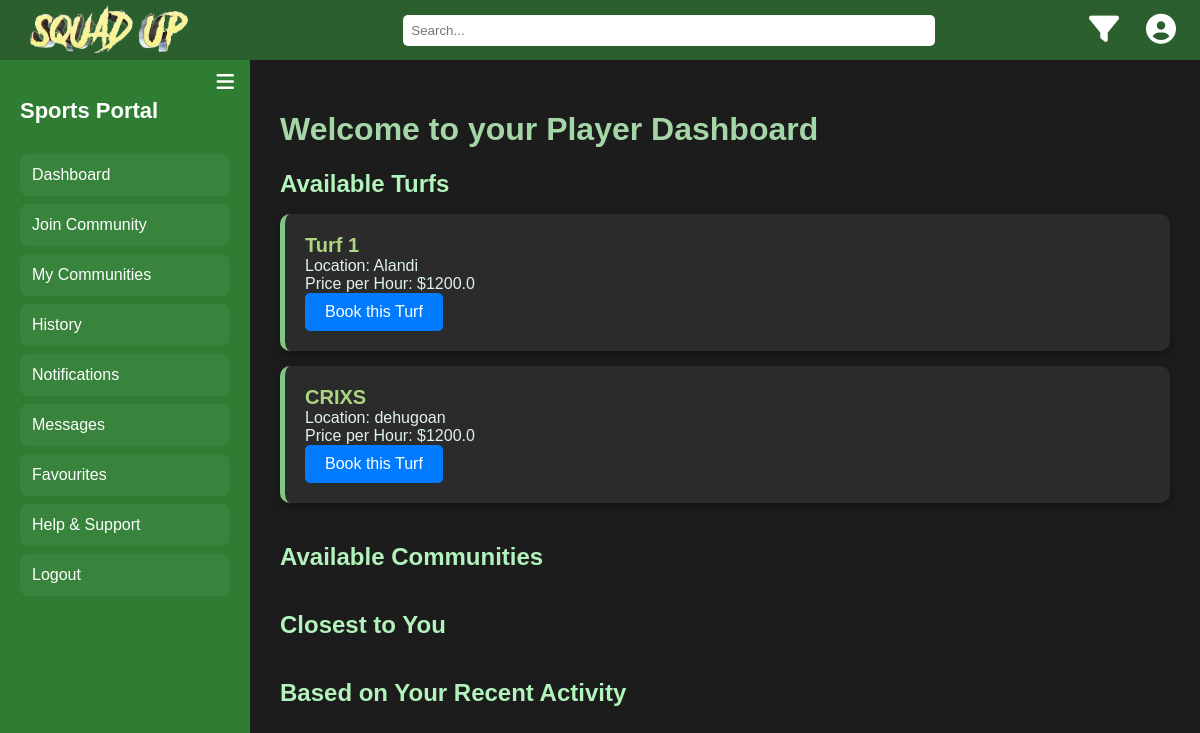
/player-dashboard (signed in), run on the app's committed database.
### models.py (models this page shows)
class Turf(db.Model):
    id = db.Column(db.Integer, primary_key=True)
    name = db.Column(db.String(100), nullable=False)
    location = db.Column(db.String(100), nullable=False)
    price_per_hour = db.Column(db.Float, nullable=False)
    description = db.Column(db.Text, nullable=True)
    owner_id = db.Column(db.Integer, db.ForeignKey('user.id'), nullable=False)
    slots = db.relationship('Slot', back_populates='turf', lazy=True, cascade="all, delete-orphan")

### app.py (the view)
@app.route('/player-dashboard')
def player_dashboard():
    user_id = session.get('user_id')
    if not user_id:
        return redirect(url_for('login'))
    turfs = Turf.query.all()
    my_communities = Community.query.all()
    my_community_ids = [c.id for c in my_communities]
    join_requests = JoinRequest.query.filter(JoinRequest.community_id.in_(my_community_ids)).all()
    return render_template('player_dashboard.html', join_requests=join_requests, turfs=turfs)

### app.py (called while the page is built)
@app.before_request
def page_last_visited():
    excluded_routes = ['login', 'logout', 'static', 'register']
    if request.endpoint not in excluded_routes and request.method == 'GET':
        session['page_last_visited_url'] = request.path

### templates/player_dashboard.html (shortened to what this page needs)
<!DOCTYPE html>
<html lang="en">
<head>
    <link href="https://cdnjs.cloudflare.com/ajax/libs/font-awesome/6.4.0/css/all.min.css" rel="stylesheet">
</head>
<body>
    <div class="header">
        <div class="logo"><img class="squadUp-logo" src="/static/squadUp-logo.png" alt="Squad Up Logo"></div>
        <div class="search-container">
            <input type="text" placeholder="Search...">
        </div>
        <div class="icons">
            <button class="icon-button" title="Filters"><i class="fas fa-filter"></i></button>
            <button class="icon-button" title="Profile"><i class="fas fa-user-circle"></i></button>
        </div>
    </div>
    <div class="sidebar" id="sidebar">
        <button class="toggle-button" onclick="toggleSidebar()"><i class="fas fa-bars"></i></button>
        <h2>Sports Portal</h2>
        <a href="{{ url_for('player_dashboard') }}">Dashboard</a>
        <a href="{{ url_for('join_community') }}">Join Community</a>
        <a href="{{ url_for('my_communities') }}">My Communities</a>
        <a href="#">History</a>
        <a href="#">Notifications</a>
        <a href="#">Messages</a>
        <a href="#">Favourites</a>
        <a href="#">Help & Support</a>
        <a href="{{ url_for('logout') }}">Logout</a>
    </div>
    <div class="main" id="main">
        <div class="content">
            <h1>Welcome to your Player Dashboard</h1>
            <div class="section">
                <h2>Available Turfs</h2>
                <ul>
                    {% for turf in turfs %}
                    <li>
                        <strong>{{ turf.name }}</strong><br>
                        Location: {{ turf.location }}<br>
                        Price per Hour: ${{ turf.price_per_hour }}<br>
                        <a href="{{ url_for('book_turf', turf_id=turf.id) }}" class="btn">Book this Turf</a>
                    </li>
                    {% endfor %}
                </ul>
            </div>
            <div class="section">
                <h2>Available Communities</h2>
            </div>
            <div class="section">
                <h2>Closest to You</h2>
            </div>
            <div class="section">
                <h2>Based on Your Recent Activity</h2>
            </div>
        </div>
    </div>
</body>
</html>

### templates/player_dashboard.html (style rules this page uses)
body { font-family: 'Arial', sans-serif; background-color: #1c1c1c; color: #ffffff; margin: 0; padding: 0; }
.header { background-color: rgba(56, 142, 60, 0.598); color: white; padding: 10px 30px; display: flex; align-items: center; justify-content: space-between; position: fixed; top: 0; left: 0; width: 96vw; z-index: 1000; height: 40px; backdrop-filter: blur(8px); }
.header .logo .squadUp-logo { width: 70%; }
.header .search-container { flex: 1; display: flex; justify-content: center; margin-left: -20%; }
.header input[type="text"] { padding: 8px; width: 40%; border-radius: 5px; border: none; }
.header .icons { display: flex; align-items: center; justify-content: left; gap: 15px; margin-left: -20%; }
.icon-button { background-color: transparent; border: none; color: white; cursor: pointer; font-size: 30px; }
.sidebar { width: 250px; background-color: #2e7d32; color: white; height: calc(100vh - 60px); padding: 20px; box-sizing: border-box; position: fixed; top: 60px; left: 0; transition: width 0.3s ease; overflow-x: hidden; }
.sidebar h2 { color: #fff; font-size: 22px; margin-bottom: 30px; transition: opacity 0.3s ease; }
.sidebar a { display: block; color: white; text-decoration: none; padding: 12px; font-size: 16px; border-radius: 8px; margin-bottom: 8px; background-color: rgba(255, 255, 255, 0.05); transition: background-color 0.3s ease, transform 0.2s ease; }
.toggle-button { position: absolute; top: 10px; right: 10px; background-color: transparent; border: none; color: white; font-size: 20px; cursor: pointer; }
.main { margin-left: 250px; padding-top: 60px; transition: margin-left 0.3s ease; }
.content { padding: 30px; }
h1 { color: #a5d6a7; }
.section { margin-bottom: 40px; }
.section h2 { color: #b2f2bb; margin-bottom: 15px; }
ul { list-style-type: none; padding: 0; }
li { background-color: #2b2b2b; border-radius: 10px; box-shadow: 0 4px 10px rgba(0, 0, 0, 0.3); margin-bottom: 15px; padding: 20px; color: #e0f2f1; border-left: 5px solid #81c784; }
strong { font-size: 20px; color: #aed581; }
a.btn { display: inline-block; padding: 10px 20px; background-color: #007BFF; color: white; text-decoration: none; border-radius: 5px; font-size: 16px; }

### data on the page
Turf: name "Turf 1", location "Alandi", price_per_hour "1200.0"
Turf: name "CRIXS", location "dehugoan", price_per_hour "1200.0"
